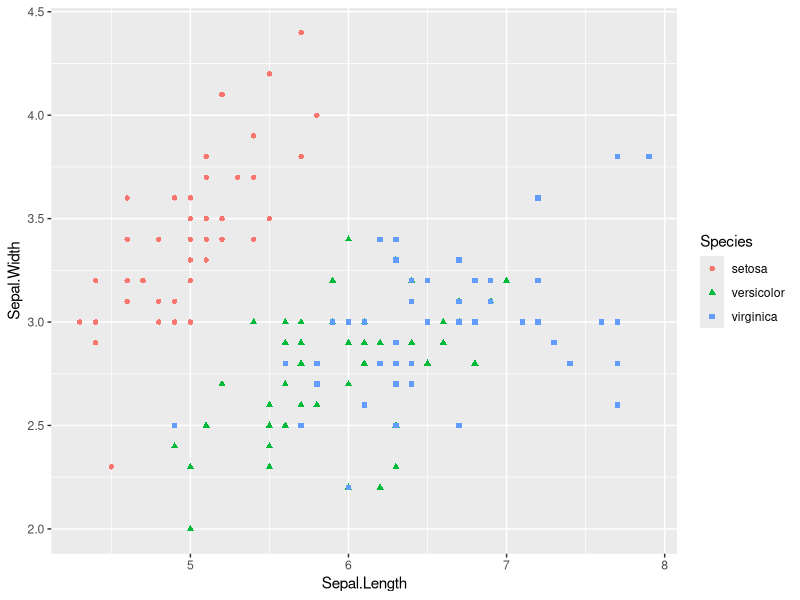
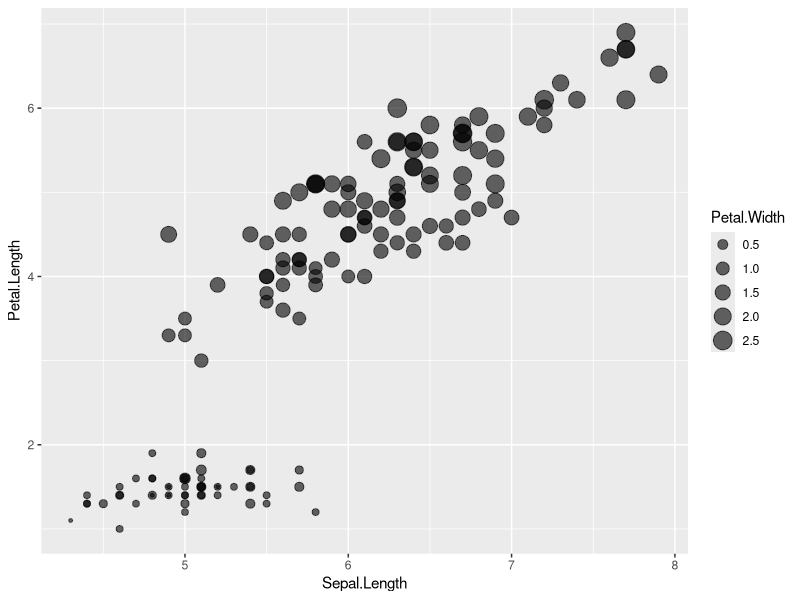
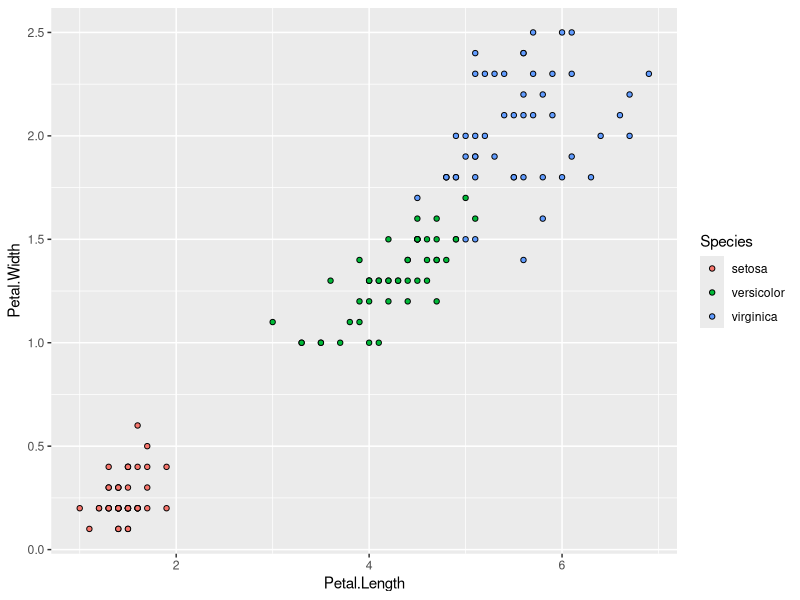
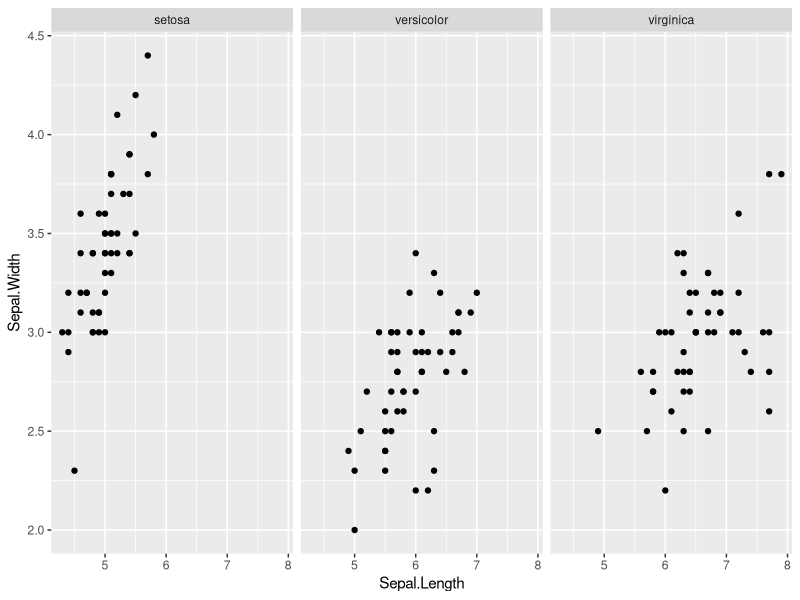
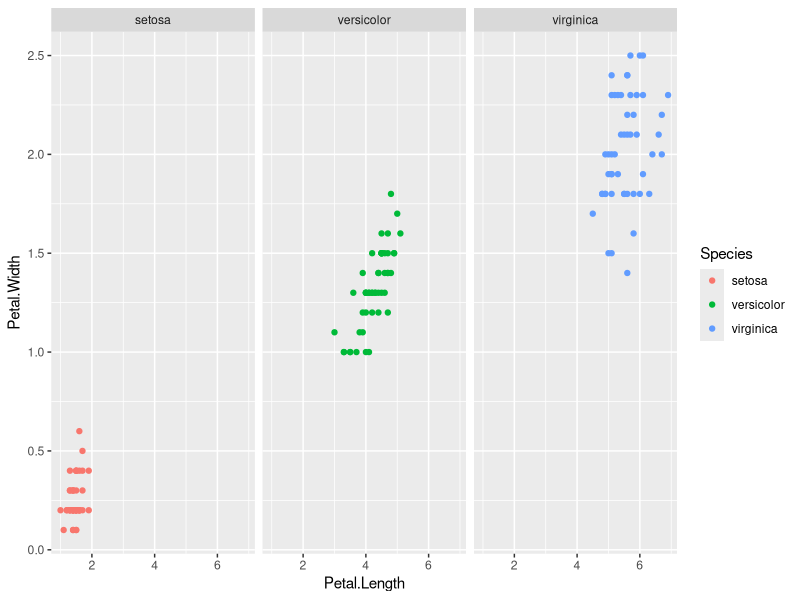
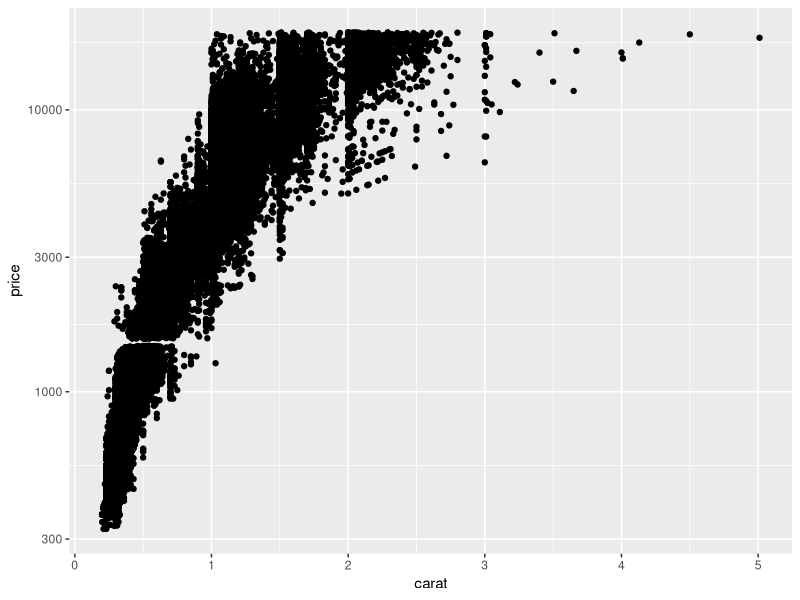
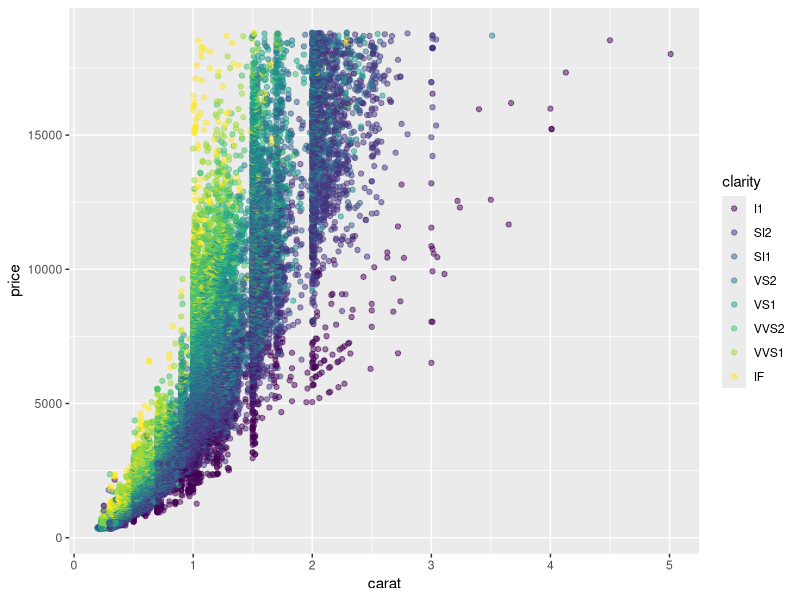
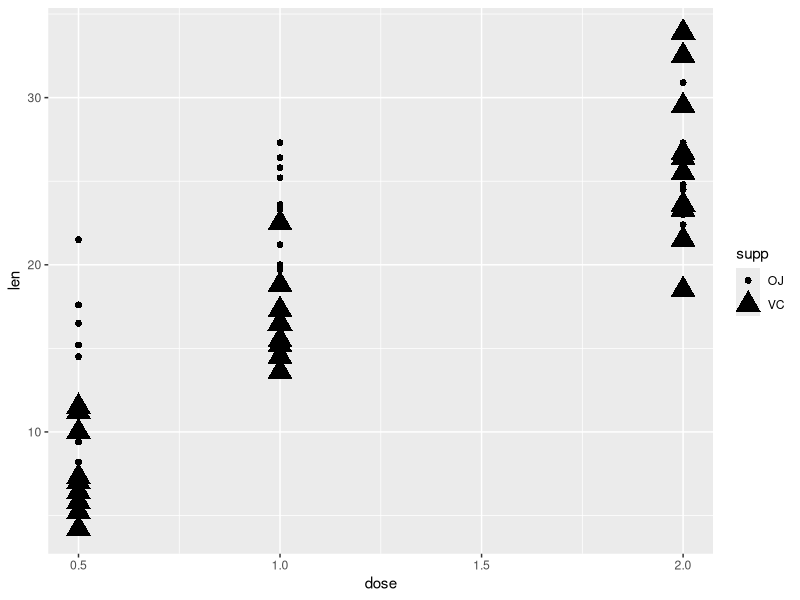

Here is the R script that generated these plots, in order:
## ---- chunk 1
knitr::opts_chunk$set(echo = TRUE)
## ---- chunk 2
# Solution
library(ggplot2)
ggplot(iris, aes(x = Sepal.Length, y = Sepal.Width, color = Species, shape = Species)) +
  geom_point()
## ---- chunk 3
# Solution
ggplot(iris, aes(x = Sepal.Length, y = Petal.Length, size = Petal.Width)) +
  geom_point(alpha = 0.6)
## ---- chunk 4
# Solution
ggplot(iris, aes(x = Petal.Length, y = Petal.Width, fill = Species)) +
  geom_point(shape = 21, color = "black")
## ---- chunk 5
# Solution
ggplot(iris, aes(x = Sepal.Length, y = Sepal.Width)) +
  geom_point() +
  facet_wrap(~ Species)
## ---- chunk 6
# Solution
ggplot(iris, aes(x = Petal.Length, y = Petal.Width, color = Species)) +
  geom_point() +
  facet_grid(~ Species)
## ---- chunk 7
# Solution
ggplot(diamonds, aes(x = carat, y = price)) +
  geom_point() +
  scale_y_log10()
## ---- chunk 8
# Solution
ggplot(diamonds, aes(x = carat, y = price, color = clarity)) +
  geom_point(alpha = 0.5)
## ---- chunk 9
# Solution
ggplot(ToothGrowth, aes(x = dose, y = len, size = supp, shape = supp)) +
  geom_point()
## ---- chunk 10
# Solution
ggplot(ToothGrowth, aes(x = dose, y = len, color = factor(dose))) +
  geom_point() +
  facet_wrap(~ supp)
## ---- chunk 11
# Solution
ggplot(ChickWeight, aes(x = Time, y = weight, fill = factor(Diet), size = Chick)) +
  geom_point(shape = 21, alpha = 0.7)
